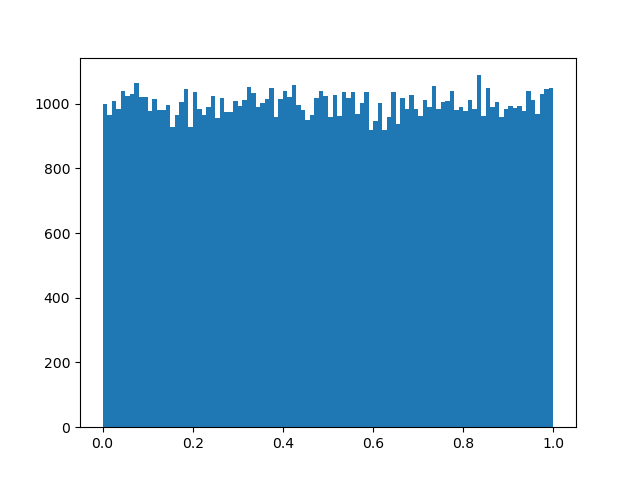

This chart was generated by the following Python code:
import numpy as np
import matplotlib.pyplot as plt


data = np.genfromtxt("rng")

plt.hist(data, bins=100)

plt.savefig("rng.png")